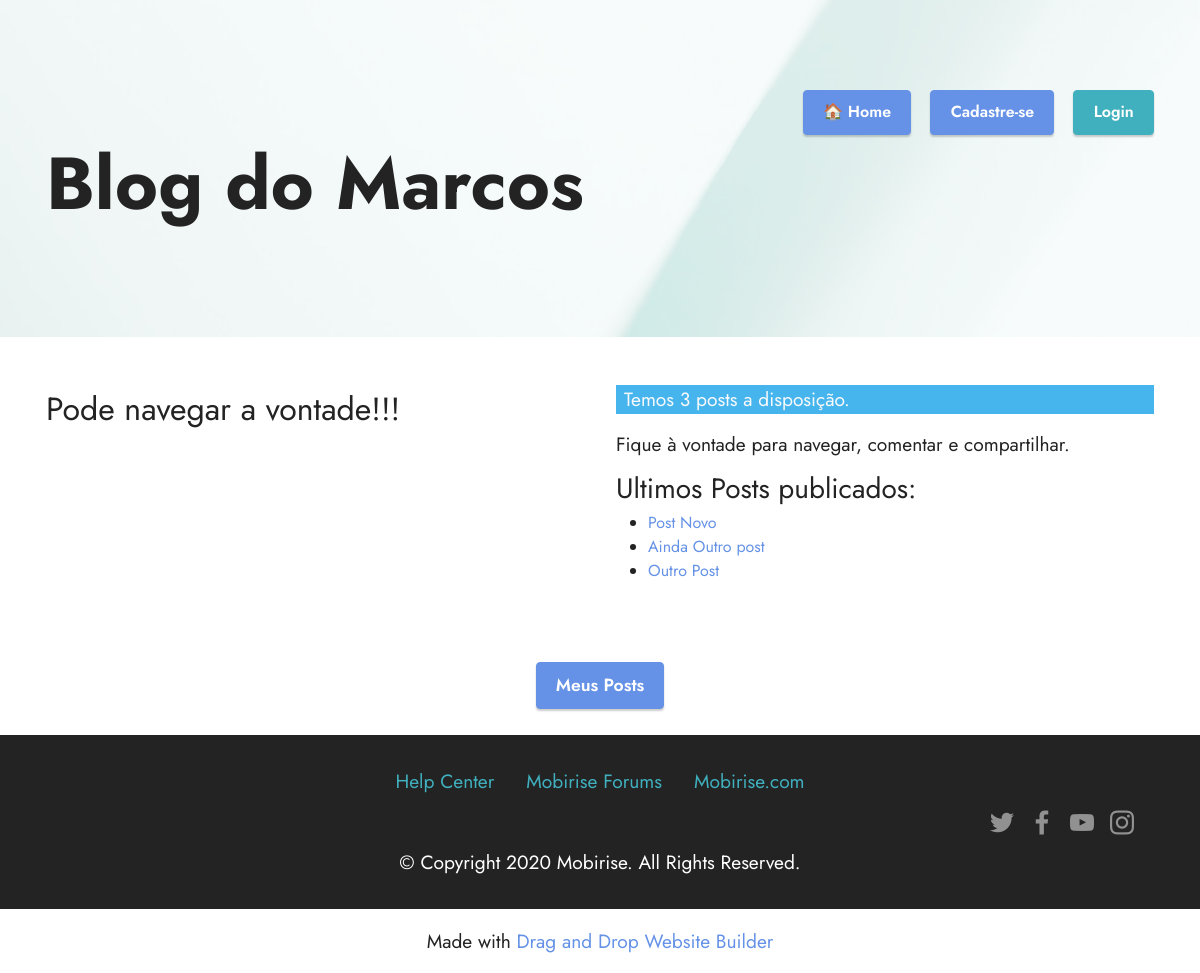
The app's page /, older data.
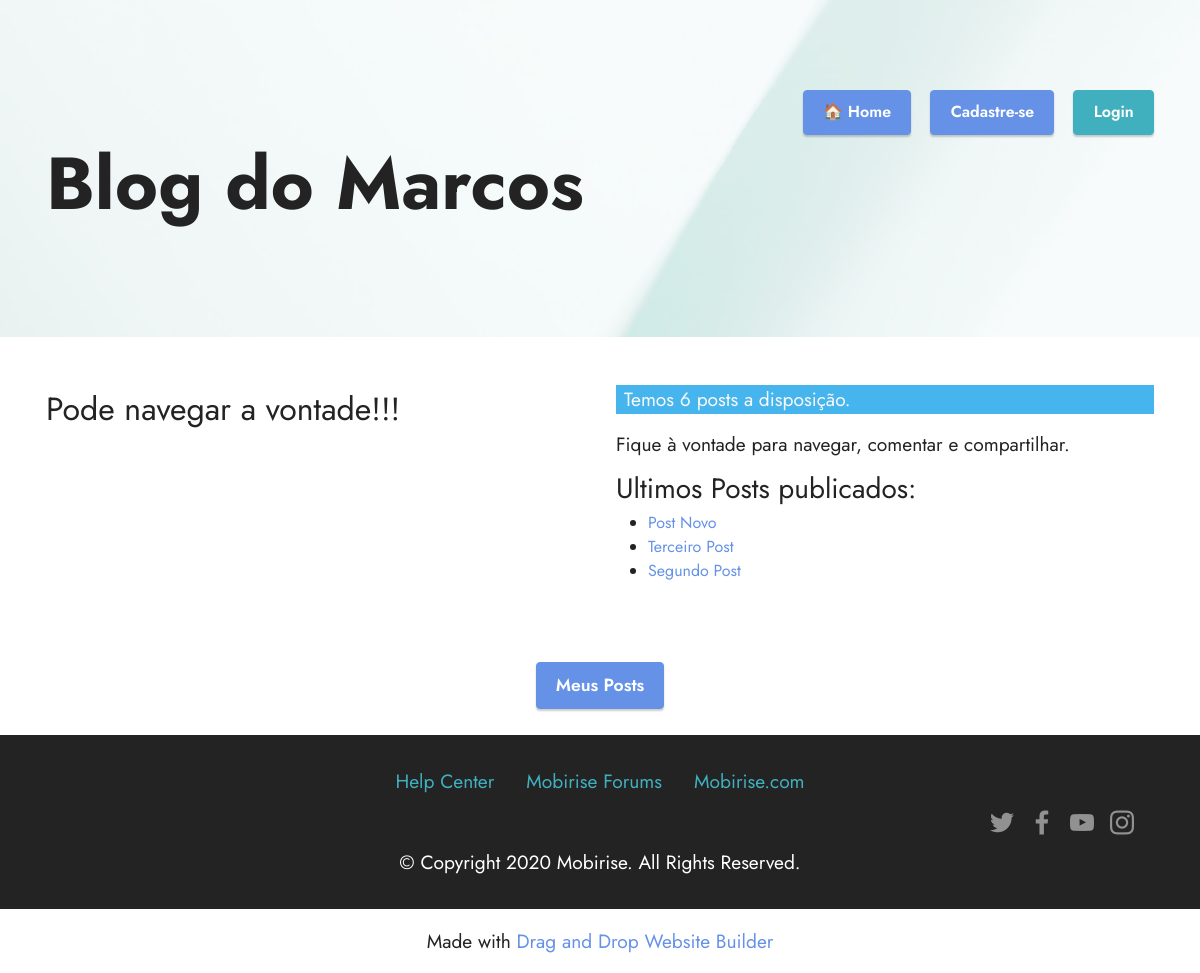
The same page, newer data.
### core/models.py (models this page shows, shortened)
class Post(models.Model):
    objects = models.Manager()
    publicados = PublicadosManager()
    STATUS_CHOICES = (
        ('rascunho', 'Rascunho'),
        ('publicado', 'Publicado'),
    )
    titulo = models.CharField(max_length=70)
    slug = models.SlugField(max_length=70)
    corpo = models.TextField()
    status = models.CharField(max_length=9, choices=STATUS_CHOICES, default='rascunho')
    criado = models.DateTimeField(auto_now_add=True)
    publicado = models.DateTimeField(auto_now=True)
    autor = models.ForeignKey(User, on_delete=models.CASCADE, related_name='posts_autor')
    imagem = StdImageField('Imagem', upload_to='posts',
                           variations={'thumb': {
                                                    'width': 438,
                                                    'height': 438,
                                                    'crop':True
                                                }
                                       },
                           blank=True, null=True
                           )
    class Meta:
        verbose_name = 'Post'
        verbose_name_plural = 'Posts'
        ordering = ('-publicado',)

### core/views.py (the view)
# urls.py: path('', views.IndexView.as_view(), name='home'),
class IndexView(TemplateView):
    template_name = "blog/index.html"

### core/models.py (called while the page is built)
    def get_queryset(self):
        return super().get_queryset().filter(status='publicado')

### core/templatetags/blog_tags.py (called while the page is built)
@register.simple_tag
def total_posts():
    return Post.publicados.count()

@register.inclusion_tag('blog/post/ultimos_posts.html')
def mostrar_ultimos_posts(count=5):
    posts = Post.publicados.order_by('-publicado')[:count]
    return {'ultimos': posts}

### core/templates/blog/index.html (shortened to what this page needs)
{% extends "base.html" %}
{% load blog_tags %}
{% load static %}
{% block conteudo %}
<section data-bs-version="5.1" class="content10 cid-tzVgp39K95" id="content10-1">
    <div class="container">
        <div class="row justify-content-center">
            <div class="col-12 col-md">
                <h6 class="mbr-section-subtitle mbr-fonts-style mb-4 display-5">
                    Pode navegar a vontade!!!
                </h6>
            </div>
            <div class="col-md-12 col-lg-6">
                <p class="bg-info text-light display-7 px-2">Temos {% total_posts %} posts a disposição.</p>
                <p class="mbr-text mbr-fonts-style display-7">
                    Fique à vontade para navegar, comentar e compartilhar.
                </p>
                <h3>Ultimos Posts publicados:</h3>
                {% mostrar_ultimos_posts 3 %}
            </div>
        </div>
    </div>
</section>
<section data-bs-version="5.1" class="content11 cid-tzVh8oOL0w" id="content11-2">
    <div class="container">
        <div class="row justify-content-center">
            <div class="col-md-12 col-lg-10">
                <div class="mbr-section-btn align-center"><a class="btn btn-primary display-4" href="{% url 'listar_posts' %}">Meus Posts</a></div>
            </div>
        </div>
    </div>
</section>
{% endblock %}

### core/templates/blog/post/ultimos_posts.html
<ul>
    {% for p in ultimos %}
    <li>
        <a href="{% url 'detalhe_post' p.publicado.year p.publicado.month p.publicado.day p.slug %}">
            {{ p.titulo }}
        </a>
    </li>
    {% empty %}
    <p>A lista está vazia</p>
    {% endfor %}
</ul>

Row changes from the older to the newer data that the page shows:
no longer on this page (row unchanged): Post: titulo "Ainda Outro post"
no longer on this page (row unchanged): Post: titulo "Outro Post"
now on this page (row edited): Post: titulo "Terceiro Post"
now on this page (row edited): Post: titulo "Segundo Post"
Text that changed along with them:
text no longer shown: "3"
text now shown: "6"
